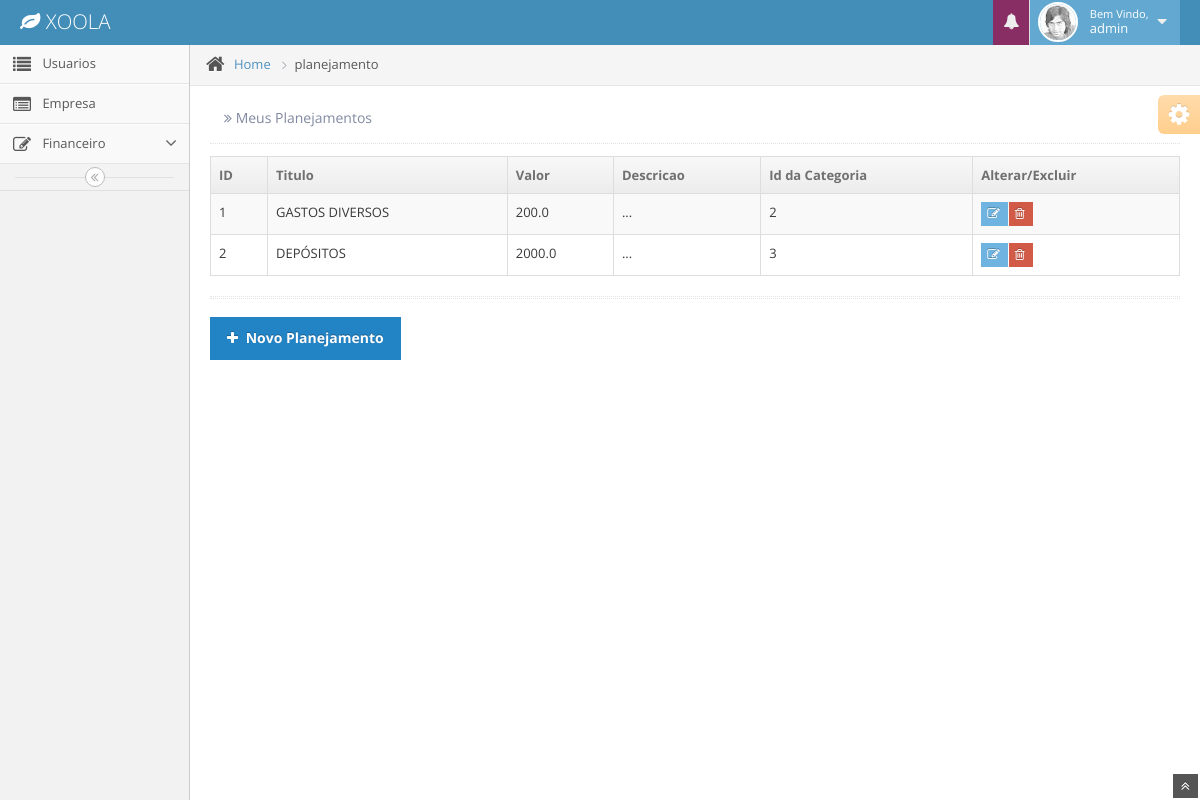
Page /planejamento/ (signed in) on the committed database.
### app/model/__init__.py (models this page shows, shortened)
class Usuario(db.Model,UserMixin):
      id            = db.Column(db.Integer, primary_key=True)
      nome          = db.Column(db.String(100), index=True)
      sobrenome     = db.Column(db.String(255), index=True)
      email         = db.Column(db.String(100), unique=True, index=True)
      password      = db.Column(db.String(100), index=True)
      login         = db.Column(db.String(100))
      empresa_id    = db.Column(db.Integer, db.ForeignKey('empresa.id'))
      date_created  = db.Column(db.DateTime)
      date_modified = db.Column(db.DateTime)

class Planejamento(db.Model):
    id                = db.Column(db.Integer, primary_key=True)
    titulo            = db.Column(db.String(100))
    valor             = db.Column(db.Float)
    descricao         = db.Column(db.String(255))
    categoria_id      = db.Column(db.Integer, db.ForeignKey('categoria.id'))
    empresa_id    = db.Column(db.Integer, db.ForeignKey('empresa.id'))
    valor_atual = db.Column(db.Float)

### app/controllers/planejamento/controllers.py (the view)
@planejamento.route('/index')
@planejamento.route('/')
@login_required
def index():
    session['tela'] = 'planejamento'
    todos = Planejamento.query.filter(Planejamento.empresa_id == session['empresa']).all()
    set_alerts(session['empresa'])
    return render_template('planejamento/index.html', title = 'Meus Planejamentos', todos = todos)

### app/__init__.py (called while the page is built)
@app.context_processor
def utility_processor():
    def formatar_dinheiro(value):
        if type(value) == str:
            value = int(value)
            valor = format_decimal(value, format='#.##,##;(#)')
        return 'R$ {}'.format(valor)
    return dict(formatar_dinheiro=formatar_dinheiro)

### app/controllers/auth/controllers.py (called while the page is built)
@login_manager.user_loader
def user_loader(user_id):
    return Usuario.query.get(user_id)

### app/controllers/planejamento/controllers.py (called while the page is built)
@planejamento.context_processor
def dados():
    empresa = Empresa.query.get(session['empresa'])
    usuario = Usuario.query.get(current_user.id)
    set_alerts(session['empresa'])
    return dict(empresa = empresa.nome, usuario = usuario.nome)

def formatar_dinheiro(value):
    if type(value) == str:
        value = int(value)
    valor = format_decimal(value, format='#.##,##;(#)')
    return 'R$ {}'.format(valor)

def set_alerts(empresa_id):
    session['alerts'] = []
    plans = Planejamento.query.filter(Planejamento.empresa_id == empresa_id).all()
    if len(plans) > 0:
        for plan in plans:
            movs = Movimentacao.query.filter(Movimentacao.categoria_id == plan.categoria_id).all()
            sum_valor_movs = 0
            for mov in movs:
                sum_valor_movs = sum_valor_movs + abs(mov.valor)
            if sum_valor_movs >= plan.valor:
                session['alerts'].append(plan.titulo + ' - Valor Limite: ' + formatar_dinheiro((plan.valor)) + ' - Valor Atual: ' + formatar_dinheiro((sum_valor_movs)))

### app/templates/planejamento/index.html (shortened to what this page needs)
{% extends "layout/base.html" %}
{% block content %}
          <div class="row-fluid">
            <div class="span12">
              <div class="row-fluid">
                <div class="span12">
                  <table id="sample-table-1" class="table table-striped table-bordered table-hover">
                     <thead>
                        <tr>
                          <th> ID </th>
                          <th> Titulo </th>
                          <th> Valor </th>
                          <th> Descricao </th>
                          <th> Id da Categoria </th>
                          <th> Alterar/Excluir </th>
                       </tr>
                      </thead>
                      <tbody>
                        {% for item in todos %}
                          <tr>
                             <td> {{item.id}} </td>
                             <td> {{item.titulo}}</td>
                             <td> {{item.valor}} </td>
                             <td> {{item.descricao}}</td>
                             <td> {{item.categoria_id}}</td>
                             <td>
                                <div class="hidden-phone visible-desktop btn-group">
                                     <a class="btn btn-mini btn-info" href="{{url_for('planejamento.edit', plan_id=item.id)}}">
                                         <i class="icon-edit bigger-120">   </i>
                                     </a>
                                     <a class="btn btn-mini btn-danger" href="{{url_for('planejamento.delete', plan_id=item.id)}}">
                                        <i class="icon-trash bigger-120"></i>
                                     </a>
                                </div>
                             </td>
                        </tr>
                        {% endfor %}
                      </tbody>
             </table>
<div class="hr hr-18 dotted hr-double"></div>
                           <div class="left">
                      <a href="{{url_for('planejamento.new')}}" class="btn btn-primary">
                        <i class="icon-plus"></i>
                        <strong>Novo Planejamento</strong>
                      </a>
                    </div>
                </div>
              </div>
            </div>
          </div>
        </div>
        <div class="ace-settings-container" id="ace-settings-container">
          <div class="btn btn-app btn-mini btn-warning ace-settings-btn" id="ace-settings-btn">
            <i class="icon-cog bigger-150"></i>
          </div>
        </div>
      </div>
    </div>
    <a href="#" id="btn-scroll-up" class="btn-scroll-up btn btn-small btn-inverse">
      <i class="icon-double-angle-up icon-only bigger-110"></i>
    </a>
{% endblock %}

### app/templates/layout/base.html (shortened to what this page needs)
<!DOCTYPE html>
<html lang="en">
<head>
	<link rel="stylesheet" media="screen" href="{{ url_for('static', filename='css/bootstrap.min.css') }}">
	<link rel="stylesheet" media="screen" href="{{ url_for('static', filename='css/bootstrap-responsive.min.css') }}">
	<link rel="stylesheet" media="screen" href="{{ url_for('static', filename='css/xoola.css') }}">
	<link rel="stylesheet" media="screen" href="{{ url_for('static', filename='css/font-awesome.min.css') }}">
	<link rel="stylesheet" media="screen" href="{{ url_for('static', filename='css/pagina.css') }}">
	<link rel="stylesheet" href="{{ url_for('static', filename='css/daterangepicker.css' )}}" />
	<link rel="stylesheet" href="../static/css/jquery-ui-1.10.3.custom.min.css" />
	<link rel="stylesheet" href="../static/css/chosen.css" />
	<link rel="stylesheet" href="../static/css/datepicker.css" />
	<link rel="stylesheet" href="../static/css/bootstrap-timepicker.css" />
	<link rel="stylesheet" href="../static/css/daterangepicker.css" />
	<link rel="stylesheet" href="../static/css/colorpicker.css" />
	<link rel="stylesheet" href="../static/css/ace.min.css" />
	<link rel="stylesheet" href="../static/css/ace-responsive.min.css" />
	<link rel="stylesheet" href="../static/css/ace-skins.min.css" />
	<link rel="stylesheet" media="screen" href="{{ url_for('static', filename='css/ace.min.css') }}">
	<link rel="stylesheet" media="screen" href="{{ url_for('static', filename='css/ace-responsive.min.css') }}">
	<link rel="stylesheet" media="screen" href="{{ url_for('static', filename='css/ace-skins.min.css') }}">
</head>
<body>
	<div class="navbar">
		<div class="navbar-inner">
			<div class="container-fluid">
				<a href="#" class="brand">
					<small>
						<i class="icon-leaf"></i>
						XOOLA
					</small>
				</a>
				<ul class="nav ace-nav pull-right">
					<li class="purple">
						<a data-toggle="dropdown" class="dropdown-toggle" href="#">
							<i class="icon-bell-alt icon-animated-bell"></i>
						</a>
					</li>
					<li class="light-blue">
						<a data-toggle="dropdown" href="#" class="dropdown-toggle">
							<img class="nav-user-photo" src="{{url_for('static', filename='avatars/user.jpg')}}" alt="Jason's Photo" />
							<span class="user-info">
								<small>Bem Vindo,</small>
								{{ usuario }}
							</span>
							<i class="icon-caret-down"></i>
						</a>
					</li>
				</ul>
			</div>
		</div>
	</div>
	<div class="main-container container-fluid">
		<div class="sidebar" id="sidebar">
			<ul class="nav nav-list">
				{% if current_user.id == 1 %}
					{% if session['tela'] == "usuario" %}
						<li class='active'>
					{% else %}
						<li>
					{% endif %}
						<a href="{{url_for('usuario.index')}}">
							<i class="icon-list"></i>
							<span class="menu-text">Usuarios</span>
						</a>
					</li>
					{% if session['tela'] == "empresa" %}
						<li class='active'>
					{% else %}
						<li>
					{% endif %}
						<a href="{{url_for('empresa.index')}}">
							<i class="icon-list-alt"></i>
							<span class="menu-text">Empresa</span>
						</a>
					</li>
				{% endif %}
				{% if session['tela'] == 'conta' or session['tela'] == 'entrada' or session['tela'] == 'saida' or session['tela'] == 'relatorio' or session['tela'] == 'categoria' or session['tela'] == 'pesquisa' %}
					<li class="active open">
				{% else %}
					<li>
				{% endif %}
					<a href="#" class="dropdown-toggle">
						<i class="icon-edit"></i>
						<span class="menu-text">Financeiro</span>
						<b class="arrow icon-angle-down"></b>
					</a>
				</li>
			</ul>
			<div class="sidebar-collapse" id="sidebar-collapse">
				<i class="icon-double-angle-left"></i>
			</div>
		</div>
		<div class="main-content">
			<div class="breadcrumbs" id="breadcrumbs">
				<ul class="breadcrumb">
					<li>
						<i class="icon-home home-icon"></i>
						<a href="#">Home</a>
						<span class="divider">
							<i class="icon-angle-right arrow-icon"></i>
						</span>
					</li>
					<li class="active">{{ session['tela'] }}</li>
				</ul>
			</div>
			<div class="page-content">
				<div class="page-header position-relative">
					<h1>
						<small>
							<i class="icon-double-angle-right"></i>
							{{ title }}
						</small>
					</h1>
				</div>
				{% block content %} {% endblock %}
</body>
</html>

### rows in the picture
Usuario: nome "admin"
Planejamento: id "1", titulo "GASTOS DIVERSOS", valor "200.0", descricao "...", categoria_id "2"
Planejamento: id "2", titulo "DEPÓSITOS", valor "2000.0", descricao "...", categoria_id "3"

### other values in the picture
{{ session['tela'] }} "planejamento"
{{ title }} "Meus Planejamentos"
